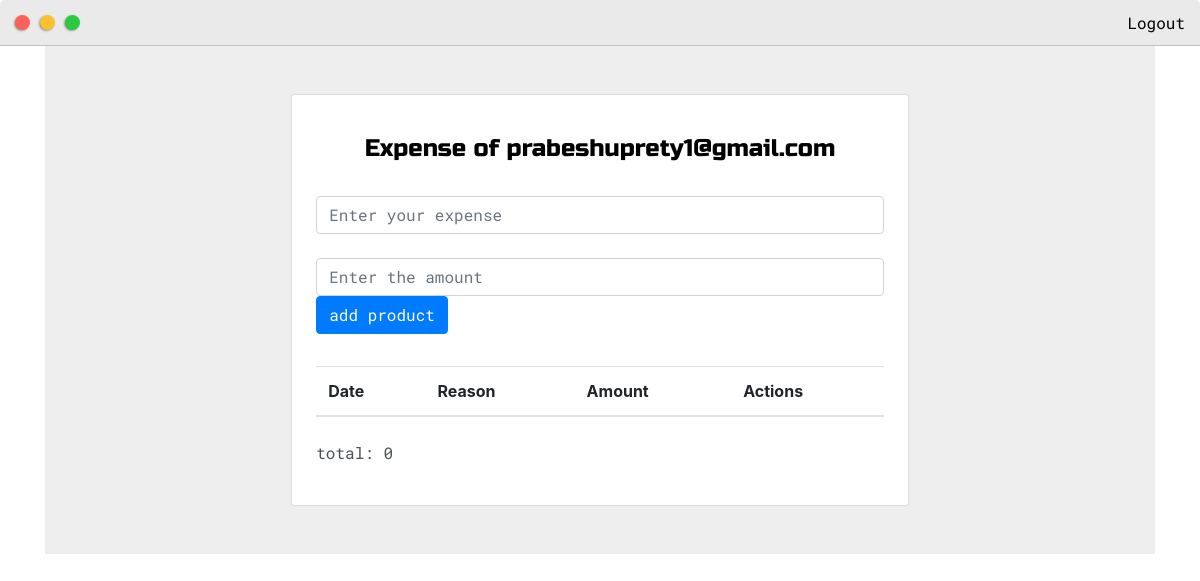
Before: /expense/ (signed in) with the older database file.
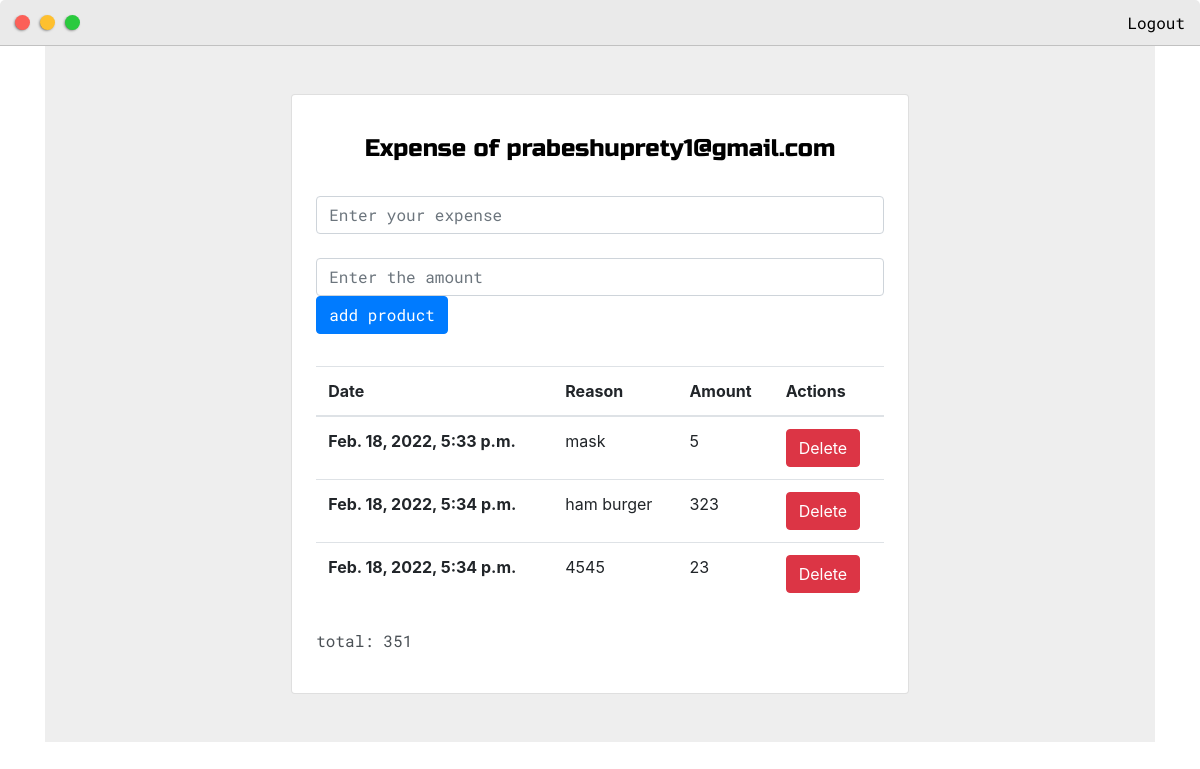
After: the same page with the newer database file.
### expense/models.py (models this page shows, shortened)
class expenses(models.Model):
    reason = models.CharField(max_length=30)
    date = models.DateTimeField(auto_now=True)
    amount = models.IntegerField()
    user = models.ForeignKey(User, on_delete=models.CASCADE, default=1)

### expense/views.py (the view)
# urls.py: path('', views.exp , name="expense"),
@login_required
def exp(request):
    expense = expenses()
    data = expenses.objects.filter(user=request.user)
    total = 0
    for amount in data:
        total += amount.amount
    if request.POST.get('reason'):
        expense.reason = request.POST.get('reason')
        expense.amount = request.POST.get('amount')
        expense.user = request.user
        expense.save()
        return redirect('expense')
    return render(request, 'expense/expense.html', {'data': data,'total': total})

### expense/templates/expense/expense.html (shortened to what this page needs)
{% extends 'base/base.html' %}
{%block content%}
<section class="vh-100" style="background-color: #eee;">
    <div class="container py-5 h-100">
      <div class="row d-flex justify-content-center align-items-center h-100">
        <div class="col col-lg-9 col-xl-7">
          <div class="card rounded-3">
            <div class="card-body p-4">
              <h4 class="text-center my-3 pb-3">Expense of {{request.user.username}}</h4>
              <form class="row row-cols-lg-auto g-3 justify-content-center align-items-center mb-4 pb-2" method="POST" action="{% url 'expense' %}">
                <div class="col-12">
                  <div class="form-outline">
                    <input type="text"  name="reason" class="form-control" placeholder="Enter your expense"/>
                    <Br>
                    <input type="text" name="amount" class="form-control" placeholder="Enter the amount"/>
                  </div>
                </div>
                <div class="col-12">
                  <input class="btn btn-primary"  type="submit" value="add product"/>
                </div>
              </form>
              <table class="table mb-4">
                <thead>
                  <tr>
                    <th scope="col">Date</th>
                    <th scope="col">Reason</th>
                    <th scope="col">Amount</th>
                    <th scope="col">Actions</th>
                  </tr>
                </thead>
                <tbody>
                  {% for datas in data %}
                  <tr>
                    <th scope="row">{{datas.date}}</th>
                    <td>{{datas.reason}}</td>
                    <td>{{datas.amount}}</td>
                    <td>
                      <form method="POST" action="{% url 'delete' datas.id %}">
                      <button type="submit"  class="btn btn-danger" name="delete">Delete</button>
                    </form>
                    </td>
                  </tr>
                  {% endfor %}
                </tbody>
              </table>
              <p>total: {{total}}</p>
            </div>
          </div>
        </div>
      </div>
    </div>
  </section>
{% endblock %}

Changed rows visible on the page:
added expenses: date "Feb. 18, 2022, 5:33 p.m.", reason "mask", amount "5"
added expenses: date "Feb. 18, 2022, 5:34 p.m.", reason "ham burger", amount "323"
added expenses: date "Feb. 18, 2022, 5:34 p.m.", reason "4545", amount "23"
Other visible differences:
{{ total }}: "0" → "351"
